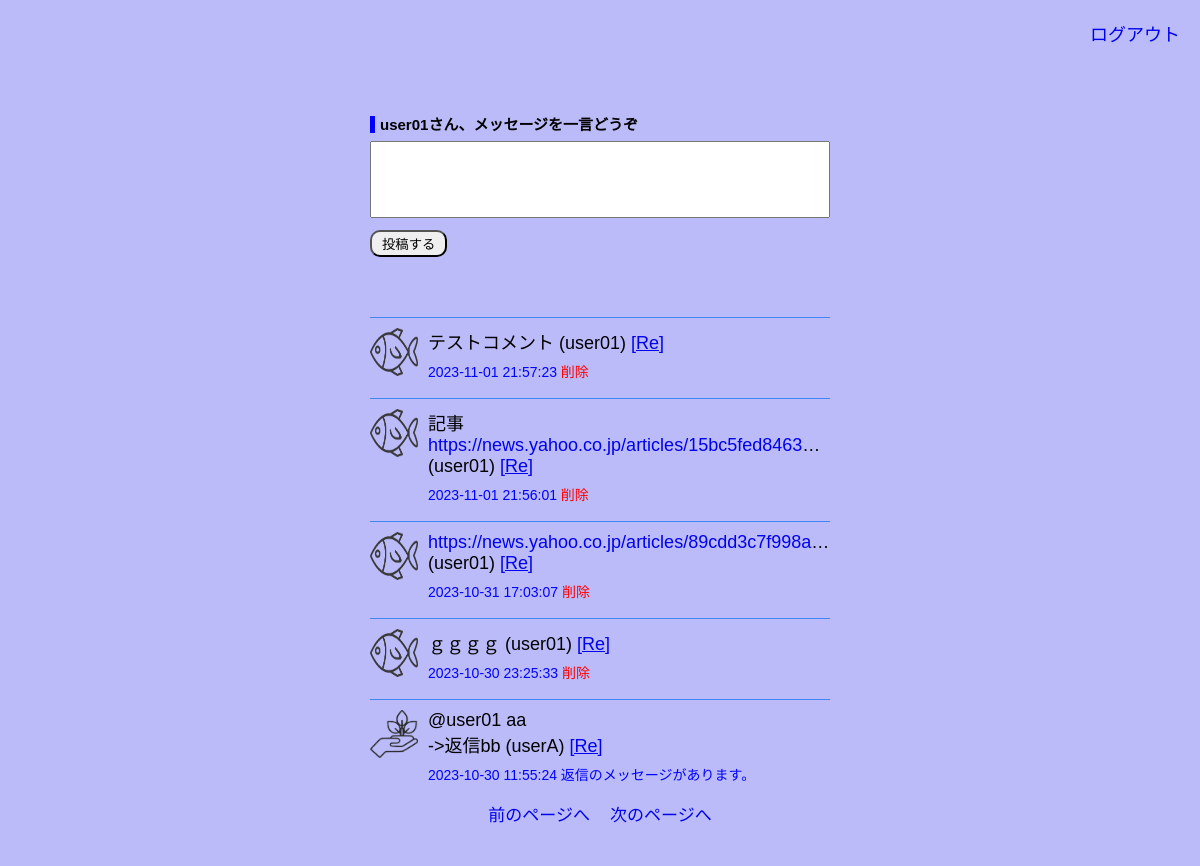
Screenshot of /home.php?page=2 (signed in) with the database file from the repository.
### tables this page shows
CREATE TABLE `members` (
  `id` int(11) NOT NULL,
  `name` varchar(255) NOT NULL,
  `email` varchar(255) NOT NULL,
  `password` varchar(100) NOT NULL,
  `picture` varchar(255) NOT NULL,
  `created` datetime NOT NULL,
  `modified` timestamp NOT NULL DEFAULT current_timestamp() ON UPDATE current_timestamp()
);

CREATE TABLE `posts` (
  `id` int(11) NOT NULL,
  `message` text NOT NULL,
  `member_id` int(11) NOT NULL,
  `reply_posts_id` int(11) NOT NULL,
  `created` datetime NOT NULL,
  `modified` timestamp NOT NULL DEFAULT current_timestamp() ON UPDATE current_timestamp()
);

### home.php (the view, shortened to what this page needs)
<?php
require('./connect.php');
if(isset($_SESSION['user_id'])){
    $user_id = $_SESSION['user_id'];
}else{
    $user_id = '';
    header('Location: ./join/index.php');
    exit();
}
if(isset($_GET['res'])){
    $res_id = $_GET['res'];
    $select_posts = $conn->prepare("SELECT * FROM `posts` WHERE id=?");
    $select_posts->execute(array($res_id));
    $fetch_posts = $select_posts->fetch(PDO::FETCH_ASSOC);
    $select_members = $conn->prepare("SELECT * FROM `members` WHERE id= ?");
    $select_members->execute(array($fetch_posts['member_id']));
    $fetch_members = $select_members->fetch(PDO::FETCH_ASSOC);
    $comment = '@'. $fetch_members['name']. ' '. $fetch_posts['message'];
}else{
    $comment = '';
}
if(isset($_GET['page'])){
    $result_perpage = 5;
    $page = $_GET['page'];
    $page = max(1, $page);
    $select_posts = $conn->prepare("SELECT * FROM `posts`");
    $select_posts->execute();
    $count_page = $select_posts->rowCount();
    $start = ($page - 1) * $result_perpage;
    $max_page = ceil($count_page / $result_perpage);
}
?>
<!DOCTYPE html>
<html lang="en">
<head>
    <link rel="stylesheet" href="./join/css/style.css">
</head>
<body style=" background: rgb(187, 187, 249);">
    <section class="header" style="text-align: right; font-size:1.8rem;"><a href="./logout.php"
    onclick="return confirm('ログアウトしますか？');">ログアウト</a></section>
    <section class="form-container">
    <form action="" method="post">
            <div>
                <?php
                    $select_members = $conn->prepare("SELECT * FROM `members` WHERE id= ?");
                    $select_members->execute(array($user_id));
                    $fetch_members = $select_members->fetch(PDO::FETCH_ASSOC);
                ?>
                <p class="title" style="font-size: 1.5rem; font-weight:bold;"><?= $fetch_members['name']; ?>さん、メッセージを一言どうぞ</p>
                <textarea name="message" required class="box" cols="30" rows="5"><?= $comment. "\n"; ?><?php if(isset($_GET['res']))
                {echo '>>';}; ?></textarea>
            </div>
            <input type="submit" name="submit" class="btn" value="投稿する" style="margin-bottom: 5rem;">
                <?php
                $select_posts = $conn->prepare("SELECT * FROM `posts`
                ORDER BY created DESC LIMIT $start, $result_perpage");
                $select_posts->execute();
                if($select_posts->rowCount() > 0){
                    while($fetch_posts = $select_posts->fetch(PDO::FETCH_ASSOC)){
                    $member_id = $fetch_posts['member_id'];
                    $select_members = $conn->prepare("SELECT * FROM `members` WHERE id= ?");
                    $select_members->execute(array($member_id));
                    $fetch_members = $select_members->fetch(PDO::FETCH_ASSOC);
                ?>
                <div class="msg">
                    <img src="./join/member_picture/<?= $fetch_members['picture']; ?>" height="48" width="48" alt="">
                    <div>
                        <p style="margin: 0;"><?= nl2br($fetch_posts['message']); ?> (<?= $fetch_members['name']; ?>)
                        <a style="text-decoration: underline;" href="./home.php?res=<?= $fetch_posts['id']; ?>">[Re]</a></p>
                        <div class="flex">
                            <p style="font-size: 1.4rem;">
                                <a href="./view.php?p_id=<?= $fetch_posts['id']; ?>"><?= $fetch_posts['created']; ?></a>
                                <?php
                                if($fetch_posts['reply_posts_id'] > 0){
                                ?>
                                    <a href="./view.php?p_id=<?= $fetch_posts['id']; ?>">返信のメッセージがあります。</a>
                                <?php
                                }
                                ?>
                                <?php
                                   if($fetch_members['id'] == $user_id){
                                ?>
                                    <a style="color: red;" href="./home.php?delete_id=<?= $fetch_posts['id']; ?>"
                                    onclick="return confirm('このメッセージを削除しますか?');">削除</a>
                                <?php
                                 }
                                ?>
                            </p>
                        </div>
                    </div>
                </div>
                <?php
                }
                }
                ?>
                <div class="flex-page">
                    <?php if ($page > 1){
                    ?>
                        <a href="./home.php?page=<?= $page - 1 ?>">前のページへ</a>
                    <?php
                    }
                    ?>
                    <?php if ($page < $max_page){
                     ?>
                        <a href="./home.php?page=<?= $page + 1 ?>">次のページへ</a>
                    <?php
                    }
                    ?>
                </div>
    </form>
</section>
</body>
</html>

### join/css/style.css (style rules this page uses)
* { margin: 0; padding: 0; box-sizing: border-box; font-family: sans-serif; outline: 0; text-decoration: none; }
html { font-size: 62.5%; }
section { max-width: 1200px; margin: 0 auto; padding: 2rem; }
.btn { padding: 0.2rem 1rem; border-radius: 1rem; cursor: pointer; }
.flex { display: flex; gap: 1.5rem; }
.form-container { display: flex; justify-content: center; align-items: center; min-height: calc(100vh - 17vh); flex-wrap: wrap; }
.form-container form { background: rgb(187, 187, 249); max-width: 50rem; padding: 2rem; display: flex; flex-wrap: wrap; gap: 1rem; overflow: hidden; }
.form-container form div { flex: 1 1 40rem; overflow: hidden; }
.form-container form div p { font-size: 1.8rem; margin: 0.7rem 0; }
.form-container form div textarea { resize: none; width: 100%; }
.form-container form p { font-size: 1.7rem; margin: 0.5rem 0; }
.form-container form div .title::before { content: ""; border-left: 5px solid blue; margin-right: 0.5rem; }
p { width: 100%; }
.msg { display: flex; align-items: flex-start; justify-content: center; gap: 1rem; border-top: 0.1rem solid #4286f4; }
.msg p { text-overflow: ellipsis; overflow-x: hidden; }
.msg .flex p a { color: blue; }
.msg:not(:first-child) { padding-top: 1rem; }
.flex-page { display: flex; gap: 2rem; justify-content: center; align-items: center; flex-wrap: wrap; }
.flex-page a { font-size: 1.7rem; }

### rows the page displays
members: name "user01"
posts: member.picture (picture), message "テストコメント", member.name "user01", created "2023-11-01 21:57:23"
posts: member.picture (picture), message "記事 https://news.yahoo.co.jp/articles/15bc5fed8463…", member.name "user01", created "2023-11-01 21:56:01"
posts: member.picture (picture), message "https://news.yahoo.co.jp/articles/89cdd3c7f998a…", member.name "user01", created "2023-10-31 17:03:07"
posts: member.picture (picture), message "ｇｇｇｇ", member.name "user01", created "2023-10-30 23:25:33"
posts: member.picture (picture), message "@user01 aa ->返信bb", member.name "userA", created "2023-10-30 11:55:24"
